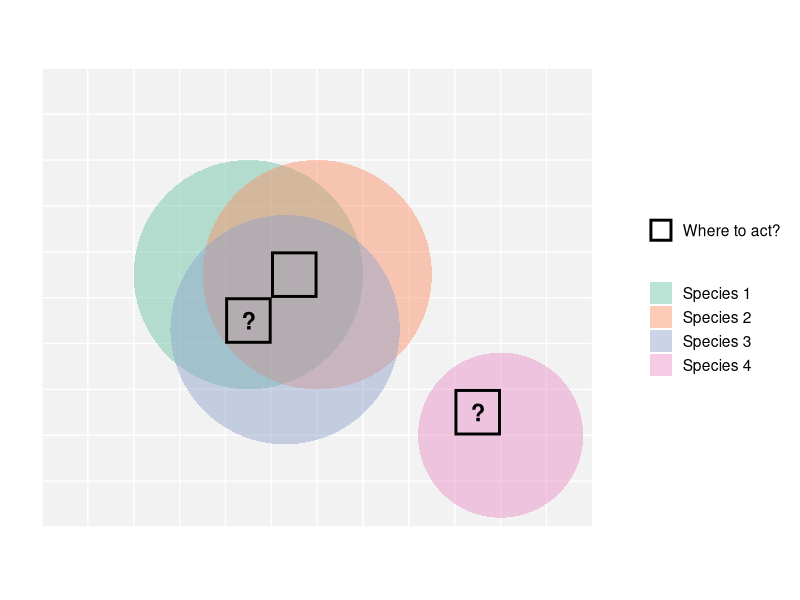
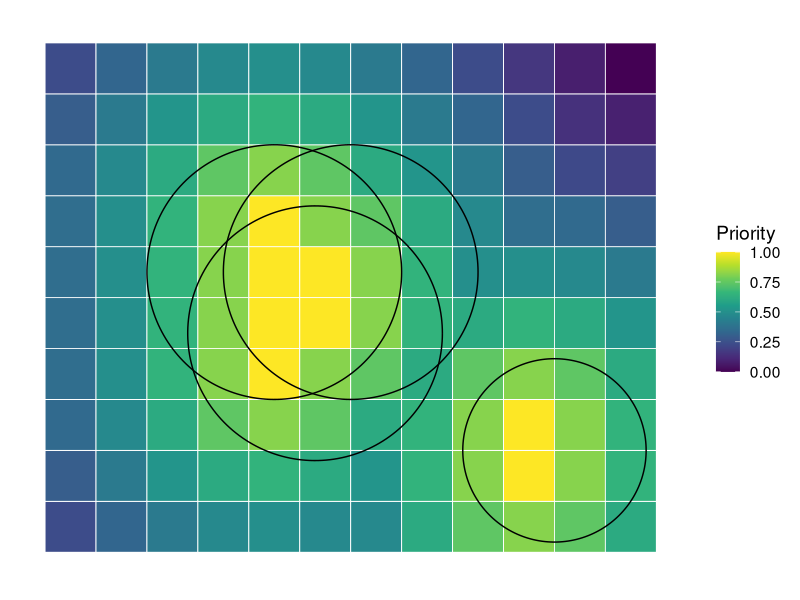

Here is the R script that generated these plots, in order:
## ---- chunk 1
knitr::opts_chunk$set(
  collapse = TRUE,
  comment = "#>"
)
## ---- chunk 2
library(ggplot2)
library(dplyr)

# Create raster grid
grid <- expand.grid(x = 1:12, y = 1:10)

# Function to create circle
make_circle <- function(center_x, center_y, radius, n = 200) {
  theta <- seq(0, 2*pi, length.out = n)
  data.frame(
    x = center_x + radius * cos(theta),
    y = center_y + radius * sin(theta)
  )
}

# --- Species ranges ---

# Overlapping hotspot species
sp1 <- make_circle(5, 6, 2.5);   sp1$group <- "Species 1"
sp2 <- make_circle(6.5, 6, 2.5); sp2$group <- "Species 2"
sp3 <- make_circle(5.8, 4.8, 2.5); sp3$group <- "Species 3"

# Isolated species (no overlap)
sp4 <- make_circle(10.5, 2.5, 1.8); sp4$group <- "Species 4"

species <- bind_rows(sp1, sp2, sp3, sp4)

# --- Candidate planning units ---
candidates <- data.frame(
  x = c(6, 5, 10),
  y = c(6, 5, 3),
  label = c("", "?", "?"),
  group = "Where to act?"
)

# --- Plot ---
ggplot() +
  
  # Raster background
  geom_tile(data = grid,
            aes(x, y),
            fill = "grey95",
            color = "white",
            linewidth = 0.4) +
  
  # Species circles
  geom_polygon(data = species,
               aes(x, y, fill = group),
               alpha = 0.45,
               color = NA) +
  
  # Candidate cells (border only)
  geom_tile(data = candidates,
            aes(x, y, color = group),
            fill = NA,
            linewidth = 1,
            width = 0.95,
            height = 0.95) +
  
  # Question marks
  geom_text(data = candidates,
            aes(x, y, label = label),
            size = 6,
            fontface = "bold") +
  
  scale_fill_manual(
    values = c(
      "Species 1" = "#66c2a5",
      "Species 2" = "#fc8d62",
      "Species 3" = "#8da0cb",
      "Species 4" = "#e78ac3"
    ),
    name = NULL
  ) +
  
  scale_color_manual(
    values = c("Where to act?" = "black"),
    name = NULL
  ) +
  
  guides(
    color = guide_legend(
      override.aes = list(fill = NA, linewidth = 1)
    )
  ) +
  
  coord_equal() +
  theme_minimal(base_size = 14) +
  theme(
    panel.grid = element_blank(),
    axis.title = element_blank(),
    axis.text = element_blank(),
    axis.ticks = element_blank(),
    legend.position = "right"
  )
## ---- chunk 3

library(ggplot2)
library(dplyr)

# --- Raster grid ---
grid <- expand.grid(x = 1:12, y = 1:10)

# --- Define top-priority peaks ---
# # Multiple peaks in overlapping area and isolated species
top_cells <- data.frame(
  x = c(5, 5, 5, 5, 6, 6, 10, 10),
  y = c(7, 4, 5, 6, 5, 6, 2, 3),
  intensity = c(1, 1, 1, 1, 1, 1, 1, 1)  # slightly vary intensity for gradient
)

# --- Compute distance-weighted priority using MAX ---
grid$priority <- 0
for(i in 1:nrow(top_cells)){
  dx <- grid$x - top_cells$x[i]
  dy <- grid$y - top_cells$y[i]
  dist <- sqrt(dx^2 + dy^2)
  
  contribution <- top_cells$intensity[i] * exp(-0.1*dist)
  grid$priority <- pmax(grid$priority, contribution)
}

# Normalize priority to 0-1
grid$priority <- (grid$priority - min(grid$priority)) / (max(grid$priority) - min(grid$priority))

# --- Species ranges (exact same coordinates as first teaching figure) ---
make_circle <- function(center_x, center_y, radius, n = 200) {
  theta <- seq(0, 2*pi, length.out = n)
  data.frame(
    x = center_x + radius * cos(theta),
    y = center_y + radius * sin(theta)
  )
}

# Overlapping hotspot species (positions from first figure)
sp1 <- make_circle(5, 6, 2.5); sp1$group <- "Species 1"
sp2 <- make_circle(6.5, 6, 2.5); sp2$group <- "Species 2"
sp3 <- make_circle(5.8, 4.8, 2.5); sp3$group <- "Species 3"

# Isolated species (no overlap, first figure)
sp4 <- make_circle(10.5, 2.5, 1.8); sp4$group <- "Species 4"

species <- bind_rows(sp1, sp2, sp3, sp4)

# --- Viridis classic palette ---
viridis_classic <- c("#440154","#482878","#3E4989","#31688E",
                     "#26828E","#1F9E89","#35B779","#6DCD59",
                     "#B4DE2C","#FDE725")

# --- Plot ---
ggplot(grid, aes(x, y, fill = priority)) +
  
  # Priority raster
  geom_tile(color = "white", linewidth = 0.3) +
  scale_fill_gradientn(colors = viridis_classic, limits=c(0,1), name="Priority") +
  
  # Species ranges borders (reuse exact coordinates from first figure)
  geom_path(data = species, aes(x, y, group = group),
            color = "black", linewidth = 0.5, inherit.aes = FALSE) +
  
  coord_equal() +
  theme_minimal(base_size = 14) +
  theme(
    panel.grid = element_blank(),
    axis.title = element_blank(),
    axis.text = element_blank(),
    axis.ticks = element_blank()
  )

